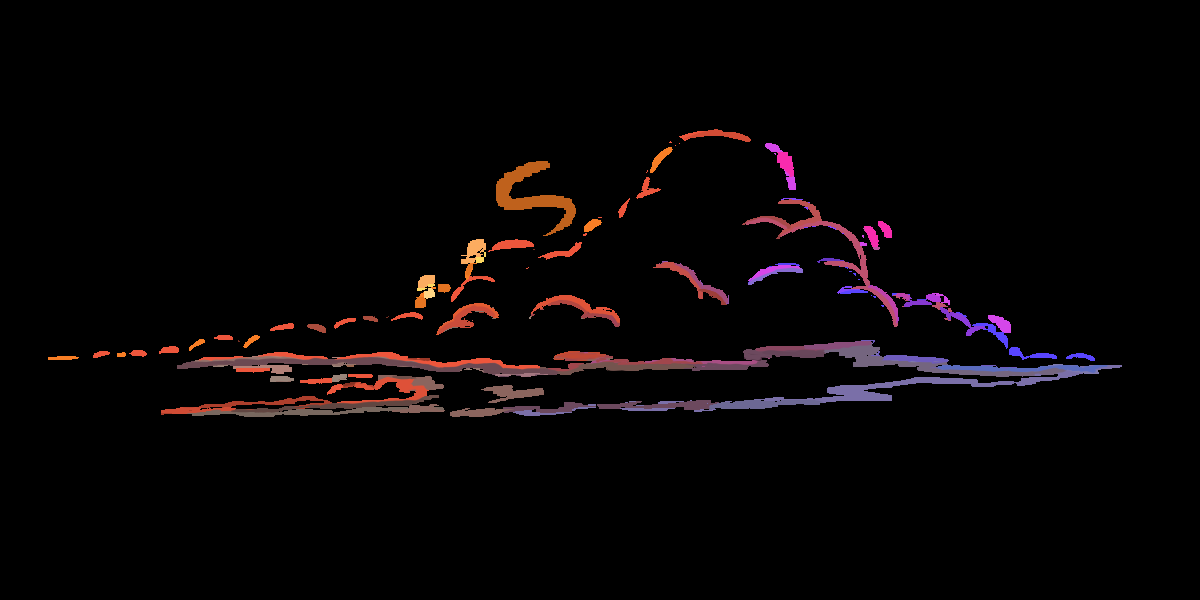
//> input picture examples/cloud/2proxy.png, 1200 x 600 px
$ ./main examples/cloud/2proxy.png   (built with g++ and OpenCV 4)
//> lines starting //> are read from the running program, lines starting //| are printed output that depends on the picture; after the words box and inside, x2 and y2 are one past the last pixel; in counts of white or black regions, pixels touching at a corner belong together
#include <stdio.h>
#include <opencv2/opencv.hpp>
#include <cmath>

using namespace std;

static const float BIG_FLOAT = std::numeric_limits<float>::max();
static const uchar BIG_INT = std::numeric_limits<uchar>::max();
inline float DISTANCE(float x1, float y1, float x2, float y2) {
    if (x2 == -1 || y2 == -1)
    {
        // std::cout << "meno uno" << std::endl;
        return BIG_FLOAT;
    }
    return sqrt( pow(x1-x2, 2) + pow(y1-y2, 2)  );
}


int main(int argc, char** argv )
{
    /////////////////
    // VARIABLES
    /////////////////


    if ( argc != 2 )
    {
        printf("usage: DisplayImage.out <Image_Path>\n");
        return -1;
    }

    // cv::IMREAD_UNCHANGED
    // CV_16FC(4)
    cv::Mat rawimage = cv::imread( argv[1],  cv::IMREAD_UNCHANGED);
//> rawimage is the input picture: 600 rows x 1200 cols, CV_8UC4; mean B, G, R, A 4.9, 4.2, 7.6, 7.2
    cv::Mat_<cv::Vec4b> image = rawimage;

    int ncols = image.cols;
//> ncols = 1200
    int nrows = image.rows;
//> nrows = 600
    if ( !image.data )
    {
        printf("No image data \n");
        return -1;
    }

    cv::Mat_<cv::Vec2i> closest = cv::Mat(nrows, ncols, CV_32SC(2));
    cv::Mat_<float> distances = cv::Mat(nrows, ncols, CV_32F);


    auto shuffled_rows = std::vector<int>(image.rows);
    auto shuffled_cols = std::vector<int>(image.cols);
    for (int z = 0; z < image.rows; z++) shuffled_rows[z] = z;
//> after the loop, shuffled_rows = 600 values from 0 to 599
    for (int z = 0; z < image.cols; z++) shuffled_cols[z] = z;
//> after the loop, shuffled_cols = 1200 values from 0 to 1199
    std::random_shuffle(shuffled_rows.begin(),shuffled_rows.end());
    std::random_shuffle(shuffled_cols.begin(),shuffled_cols.end());

    static const int TEMPL_DOWN [3][2] = {{-1,-1}, {-1,0}, {-1,1}};
    static const int TEMPL_UP [3][2] = {{1,-1}, {1,0},{1,1}};
    static const int TEMPL_RIGHT [3][2] = {{-1,-1}, {0,-1},{1,-1}};
    static const int TEMPL_LEFT [3][2] = {{-1,1}, {0,1},{1,1}};

    //UPDATE THE 8
    static const float DIFF_UNIT_VECS [8][2] = {
        {0,1},
        {0,-1},
        {1,0},
        {-1,0},

        {0.7071067811865475, 0.7071067811865475},
        {0.7071067811865475, -0.7071067811865475},
        {-0.7071067811865475, 0.7071067811865475},
        {-0.7071067811865475, -0.7071067811865475},

    };
    static const int ndiffspots = 8;
    //UPDATE THE 8


    /////////////////
    // FUNCTIONS
    /////////////////


    auto distmap_update_pixel = [&](int y, int x, const int TEMPL[2])
    {
        int cy = y + TEMPL[0];
        int cx = x + TEMPL[1];
        float newdist = DISTANCE(y,x,closest(cy,cx)[0],closest(cy,cx)[1]);

        if (newdist < distances(y,x) )
        {
            image(y,x)[0] = image(cy,cx)[0];
            image(y,x)[1] = image(cy,cx)[1];
            image(y,x)[2] = image(cy,cx)[2];
            image(y,x)[3] = image(cy,cx)[3];

            closest(y,x)[0] = closest(cy,cx)[0];
            closest(y,x)[1] = closest(cy,cx)[1];
            distances(y,x) = newdist;
        }
    };


    // in-place diffuse
    auto diffuse = [&](float shrink_factor = 1, float radius_override = -1)
    {
        for( int linear_x = 0; linear_x < image.cols; linear_x++)
        {
            int x = shuffled_cols[linear_x];
            for( int linear_y = 0; linear_y < image.rows; linear_y++ )
            {
                int y = shuffled_rows[linear_y];
                // 3 channels
                for( int chan = 0; chan < 3; chan++)
                {
                    float truerad;
                    if (radius_override != -1) truerad = radius_override;
                    else truerad = distances(y,x) * 0.92 * shrink_factor;
                    float newvalue = 0;
                    float count = 0;
                    // look around
                    for( int kappa = 0; kappa < ndiffspots; kappa++)
                    {
                        int cy = int( y + DIFF_UNIT_VECS[kappa][0]*truerad );
                        int cx = int( x + DIFF_UNIT_VECS[kappa][1]*truerad );
                        if (cy >= 0 && cy < image.rows && cx >= 0 && cx < image.cols)
                        {
                            newvalue += float(image(cy,cx)[chan]);
                            count++;
                        }
                    }
                    newvalue = newvalue/count;
                    image(y,x)[chan] = int(newvalue);
                }
            }
        }
    };

    // [49 lines of commented-out code are left out]
    float max_alpha = 0;;
    int tempcols = image.cols;
//> tempcols = 1200
    int temprows = image.rows;
//> temprows = 600
    if (image.isContinuous())
    {
        tempcols *= temprows;
//> tempcols = 720000
        temprows = 1;
    }
    uchar* p;
    for(int i = 0; i < temprows; ++i)
    {
        p = image.ptr<uchar>(i);
        for (int j = 0; j < tempcols; ++j)
        {
            // if (float(p[j*4 + 3]) == 255.) { max_alpha = 255.; break; }
            if (float(p[j*4 + 3]) > max_alpha) { max_alpha = float(p[j*4 + 3]); }
        }
    }
//> this loop made 1 pass
//> max_alpha on pass 1: 255
//> after the loop, max_alpha = 255
    std::cout <<setprecision(10)<< "max alpha " << max_alpha << "\n";
//| max alpha 255

    // initialize pixels as either boundary (fixed) or to-be-painted-over
    for( int y = 0; y < image.rows; y++)
    {
        for( int x = 0; x < image.cols; x++ )
        {
            // std::cout << float(image(y,x)[3]) << " ";
            if ( float(image(y,x)[3]) >= max_alpha )
            {
                // image(y,x)[3] = max_alpha;
                // normal init
                closest(y,x)[0] = y;
                closest(y,x)[1] = x;
                distances(y,x) = 0;
            }
            else
            {
                distances(y,x) = BIG_FLOAT;
                closest(y,x)[0] = -1;
                closest(y,x)[1] = -1;
            }
        }
    }
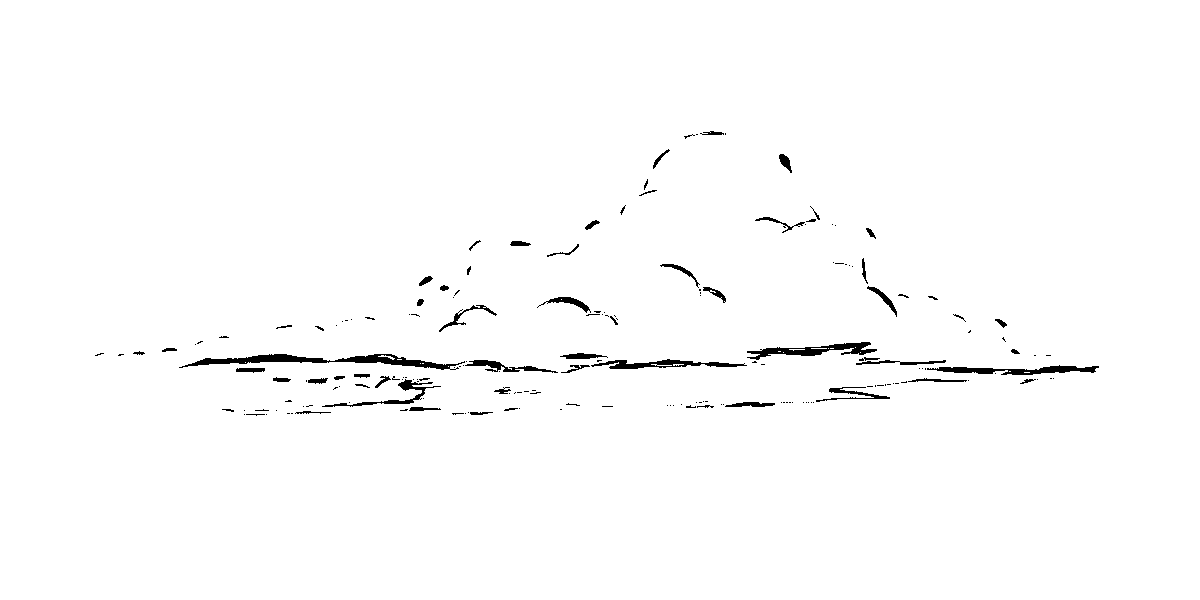
//> distances: 600 rows x 1200 cols, CV_32FC1; values 0 (black) and 3.4e+38 (white), 98.7% white; 184 black regions (125 under 20 px), largest, box (x1, y1, x2, y2) and area: (179, 354, 465, 370) 1552, (747, 342, 877, 360) 874, (927, 365, 1099, 375) 834

    // RIGHT SWEEP
    for( int x = 1; x < image.cols; x++)
    {
        // edge
        int edgey1 = 0;
        for( int k = 1; k < 3; k++) distmap_update_pixel(edgey1,x,TEMPL_RIGHT[k]);

        // bulk
        for( int y = 1; y <= image.rows-2; y++ )
        {
            for( int k = 0; k < 3; k++) distmap_update_pixel(y,x,TEMPL_RIGHT[k]);
        }
        // edge
        int edgey2 = image.rows-1;
        for( int k = 0; k < 2; k++) distmap_update_pixel(edgey2,x,TEMPL_RIGHT[k]);
    }


    // LEFT SWEEP
    for( int x = image.cols-2; x >= 0; x--)
    {
        // edge
        int edgey1 = 0;
        for( int k = 1; k < 3; k++) distmap_update_pixel(edgey1,x,TEMPL_LEFT[k]);
        // bulk
        for( int y = 1; y <= image.rows-2; y++ )
        {
            for( int k = 0; k < 3; k++) distmap_update_pixel(y,x,TEMPL_LEFT[k]);
        }
        // edge
        int edgey2 = image.rows-1;
        for( int k = 0; k < 2; k++) distmap_update_pixel(edgey2,x,TEMPL_LEFT[k]);
    }

    // DOWN SWEEP
    for( int y = 1; y < image.rows; y++)
    {
        // left edge
        int x = 0;
        for( int k = 1; k < 3; k++) distmap_update_pixel(y,x,TEMPL_DOWN[k]);
        // bulk
        for( int x = 1; x <= image.cols-2; x++ )
        {
            for( int k = 0; k < 3; k++) distmap_update_pixel(y,x,TEMPL_DOWN[k]);
        }
        // right edge
        x = image.cols-1;
        for( int k = 0; k < 2; k++) distmap_update_pixel(y,x,TEMPL_DOWN[k]);
    }

    // UP SWEEP
    for( int y = image.rows-2; y >= 0; y--)
    {
        // left edge
        int x = 0;
        for( int k = 1; k < 3; k++) distmap_update_pixel(y,x,TEMPL_UP[k]);
        // bulk
        for( int x = 1; x <= image.cols-2; x++ )
        {
            for( int k = 0; k < 3; k++) distmap_update_pixel(y,x,TEMPL_UP[k]);
        }
        // right edge
        x = image.cols-1;
        for( int k = 0; k < 2; k++) distmap_update_pixel(y,x,TEMPL_UP[k]);
    }

    // DIFFUSION STEPS

    int n_steps_before = 4;
    int n_steps_shrinking = 6;
    int n_steps_after = 0;


    int step = 1;
    for (   ; step <= n_steps_before; step++)
        diffuse();
//> after the loop, step = 5
    for (   ; step <= n_steps_before + n_steps_shrinking; step++)
        diffuse( (1- step/float(n_steps_shrinking)) );
//> this loop made 6 passes
//> after the loop, step = 11
    for ( int j = step; j < step + n_steps_after; j++)
        diffuse( (1- step/float(n_steps_shrinking)) );
//> this loop made 0 passes

    // diffuse(3., 3.);
    // diffuse(1., 1.);


    // std::cerr     <<"rows "<< image.rows << ", cols "<<image.cols<<std::endl;


    cv::imwrite( "cxxout.png", image );
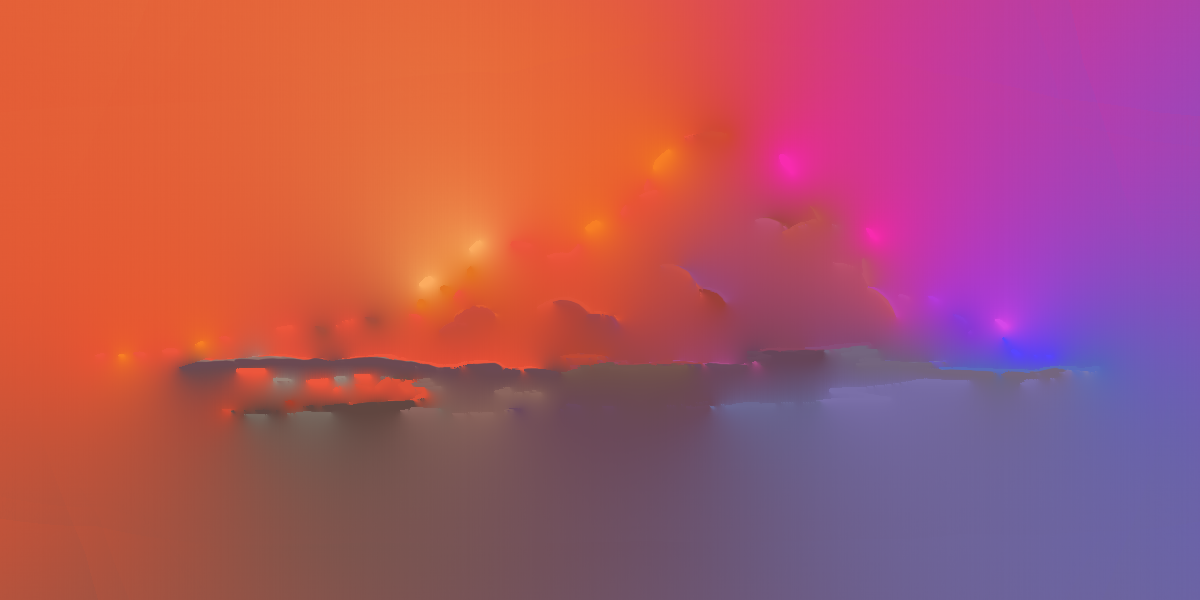
//> saved as cxxout.png: 600 rows x 1200 cols, CV_8UC4; mean B, G, R, A 100.5, 85.1, 174.3, 255
    cv::namedWindow("Display Image", cv::WINDOW_AUTOSIZE );
    cv::imshow("Display Image", image);
    cv::waitKey(0);
    cv::destroyAllWindows();

    return 0;
}
